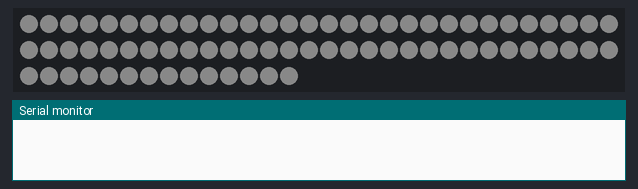
Recording of a sketch running on a simulated Arduino Uno, built with avr-gcc and run on an emulated ATmega328P. Shown: 74 RGB LEDs in strip order, left to right, continuing on the next row, the last lines printed to the serial monitor. Dim RGB values are drawn brighter than linear.

Above: at 0.51 s.
At 39.23 s:
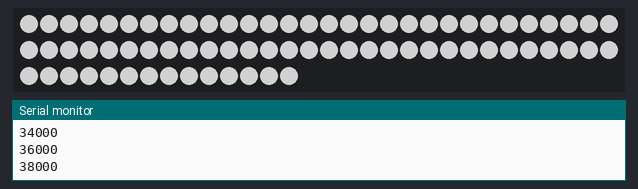

The sketch:

20_interval_time_match.ino
```cpp
#include<FastLED.h>

#define LED_AMOUNT        74
#define DATA_PIN          6
#define GLOBAL_BRIGHTNESS 127

CRGB leds[LED_AMOUNT];

void setup() {
  FastLED.addLeds<NEOPIXEL, DATA_PIN>(leds, LED_AMOUNT);
  FastLED.setBrightness(GLOBAL_BRIGHTNESS);

  Serial.begin(115200);
}

int currentStep = 0;
long prevTime = 0;

void loop() {

  long time = millis();

  int cycleTime = 2000;
  int steps = 100;
  int interval = cycleTime / steps;

  if(time - prevTime >= interval){

    // currentStep += 1;
    // currentStep %= steps;

    int elapsedSteps = (time - prevTime) / interval;
    prevTime += elapsedSteps * interval;

    currentStep += elapsedSteps;
    currentStep %= steps;

    float brightness = (float)currentStep / steps;

    brightness = cos(PI + (TWO_PI * brightness) );
    brightness = (brightness + 1) / 2;
    brightness *= 255;

    if(brightness < 10) brightness = 0;

    for(int i =0; i< LED_AMOUNT; i++){
      leds[i] = CHSV(0, 0, brightness);
    }

    // prevTime = time;

    if (currentStep == 0) Serial.println(time);

    FastLED.show();
  }
}
```
